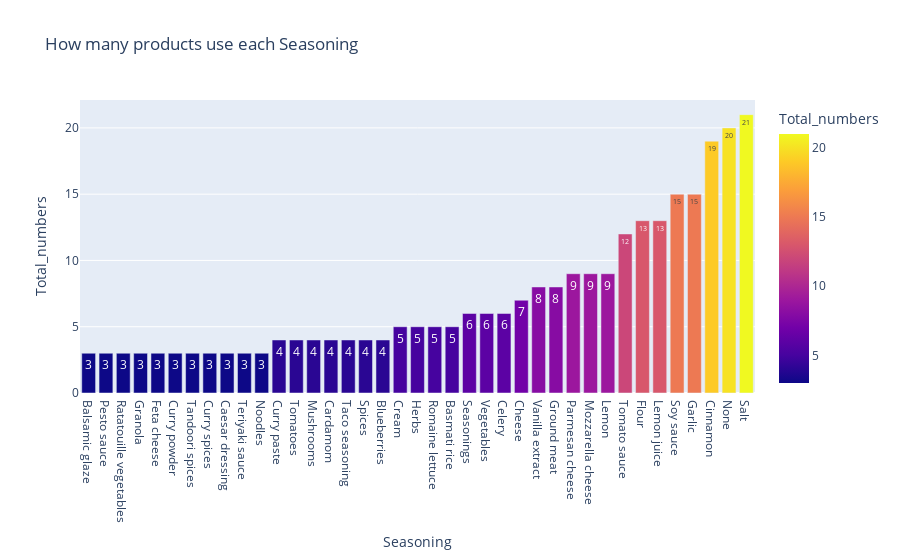

Write notebook code for a chart like this one.
### Code cell
data = df.groupby(['Seasoning'])['Food Product'].count().reset_index(name='Total_numbers')
data= data[data.Total_numbers > 2] 
Data= data.sort_values('Total_numbers',ascending = True)

fig = px.bar(Data, x="Seasoning", y="Total_numbers", color="Total_numbers", 
             title="How many products use each Seasoning",text_auto=True)
fig.show()

### Figure 1 — Plotly figure (JSON) as saved in the notebook; plotly's stock layout.template omitted (floating-point values rounded to 4 significant figures)
{"data": [{"alignmentgroup": "True", "hovertemplate": "Seasoning=%{x}<br>Total_numbers=%{marker.color}<extra></extra>", "legendgroup": "", "marker": {"color": [3, 3, 3, 3, 3, 3, 3, 3, 3, 3, 3, 4, 4, 4, 4, 4, 4, 4, 5, 5, 5, 5, 6, 6, 6, 7, 8, 8, 9, 9, 9, 12, 13, 13, 15, 15, 19, 20, 21], "coloraxis": "coloraxis", "pattern": {"shape": ""}}, "name": "", "offsetgroup": "", "orientation": "v", "showlegend": false, "textposition": "auto", "texttemplate": "%{y}", "type": "bar", "x": ["Balsamic glaze", "Pesto sauce", "Ratatouille vegetables", "Granola", "Feta cheese", "Curry powder", "Tandoori spices", "Curry spices", "Caesar dressing", "Teriyaki sauce", "Noodles", "Curry paste", "Tomatoes", "Mushrooms", "Cardamom", "Taco seasoning", "Spices", "Blueberries", "Cream", "Herbs", "Romaine lettuce", "Basmati rice", "Seasonings", "Vegetables", "Celery", "Cheese", "Vanilla extract", "Ground meat", "Parmesan cheese", "Mozzarella cheese", "Lemon", "Tomato sauce", "Flour", "Lemon juice", "Soy sauce", "Garlic", "Cinnamon", "None", "Salt"], "xaxis": "x", "y": [3, 3, 3, 3, 3, 3, 3, 3, 3, 3, 3, 4, 4, 4, 4, 4, 4, 4, 5, 5, 5, 5, 6, 6, 6, 7, 8, 8, 9, 9, 9, 12, 13, 13, 15, 15, 19, 20, 21], "yaxis": "y"}], "layout": {"barmode": "relative", "coloraxis": {"colorbar": {"title": {"text": "Total_numbers"}}, "colorscale": [[0, "#0d0887"], [0.1111, "#46039f"], [0.2222, "#7201a8"], [0.3333, "#9c179e"], [0.4444, "#bd3786"], [0.5556, "#d8576b"], [0.6667, "#ed7953"], [0.7778, "#fb9f3a"], [0.8889, "#fdca26"], [1, "#f0f921"]]}, "legend": {"tracegroupgap": 0}, "title": {"text": "How many products use each Seasoning"}, "xaxis": {"anchor": "y", "domain": [0, 1], "title": {"text": "Seasoning"}}, "yaxis": {"anchor": "x", "domain": [0, 1], "title": {"text": "Total_numbers"}}}}
